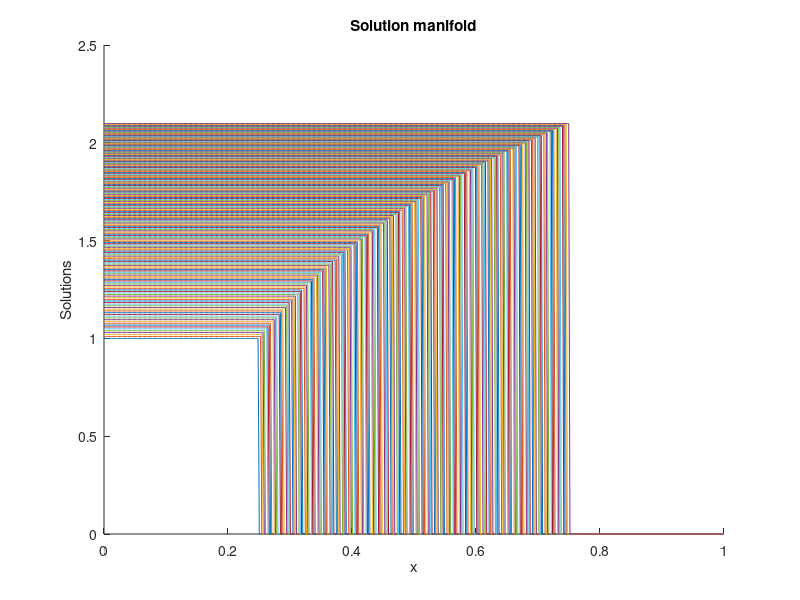

Source code (MATLAB): (Note: this script raises an error after producing the figure.)
clc; clear all; close all;
xx = linspace(0,1,500);
mus = linspace(1,3,200);
[XX, MM] = meshgrid(xx,mus);
%y_exact = @(x,mu) sin(2*pi*x.^exp(mu));
y_exact = @(x,mu) (1+log(mu)).*(x<(mu/4)); %exp(-(100*(x-mu/4)).^2);
yy = y_exact(XX,MM);

% Plot the solutions for varying mus
figure;
hold on;
for i = 1:length(mus)
    plot(xx, yy(i,:));
end
title("Solution manifold");
xlabel("x");
ylabel("Solutions");


%% Autoencoder
Nx = size(yy,2);
latent_dim = 5;

layers = [
    featureInputLayer(Nx,"Name","input")

    fullyConnectedLayer(50,"Name","enc_fc1")
    tanhLayer

    fullyConnectedLayer(20,"Name","enc_fc2")
    tanhLayer

    fullyConnectedLayer(20,"Name","enc_fc3")
    tanhLayer

    fullyConnectedLayer(latent_dim,"Name","latent")

    fullyConnectedLayer(20,"Name","dec_fc1")
    tanhLayer

    fullyConnectedLayer(20,"Name","dec_fc2")
    tanhLayer

    fullyConnectedLayer(50,"Name","dec_fc3")
    tanhLayer

    fullyConnectedLayer(Nx,"Name","output")
];

options = trainingOptions("adam", ...
    MaxEpochs=5000, ...
    MiniBatchSize=32, ...
    InitialLearnRate=1e-3, ...
    Shuffle="every-epoch", ...
    Verbose=true);

[autoenc,info] = trainnet(yy, yy, layers, "mse", options);


history = info.TrainingHistory;

figure()
semilogy(history.Epoch, history.Loss,'LineWidth',0.2)
xlabel('Epoch')
ylabel('Autoencoder reconstruction loss')
grid on



% Evaluating only the encoder

mu_test = linspace(1.1,2.9,10);

[XX_test, MM_test] = meshgrid(xx,mu_test);
yy_test = y_exact(XX_test,MM_test);
Z_test = predict(autoenc, yy_test, Outputs="latent");

figure();
plot(mu_test,Z_test)

%% Extracting the decoder
decoder_layers = [
    featureInputLayer(latent_dim,"Name","latent")

    fullyConnectedLayer(20,"Name","dec_fc1")
    tanhLayer

    fullyConnectedLayer(20,"Name","dec_fc2")
    tanhLayer

    fullyConnectedLayer(50,"Name","dec_fc3")
    tanhLayer

    fullyConnectedLayer(Nx,"Name","output")
];

decoder = dlnetwork(decoder_layers);

idx = contains(autoenc.Learnables.Layer,"dec_") | ...
      autoenc.Learnables.Layer == "output";

decoder.Learnables.Value = autoenc.Learnables.Value(idx);

u_rec = predict(decoder,Z_test);

figure()
plot(xx,u_rec,'b-');
hold on
plot(xx,yy_test,'r--');
